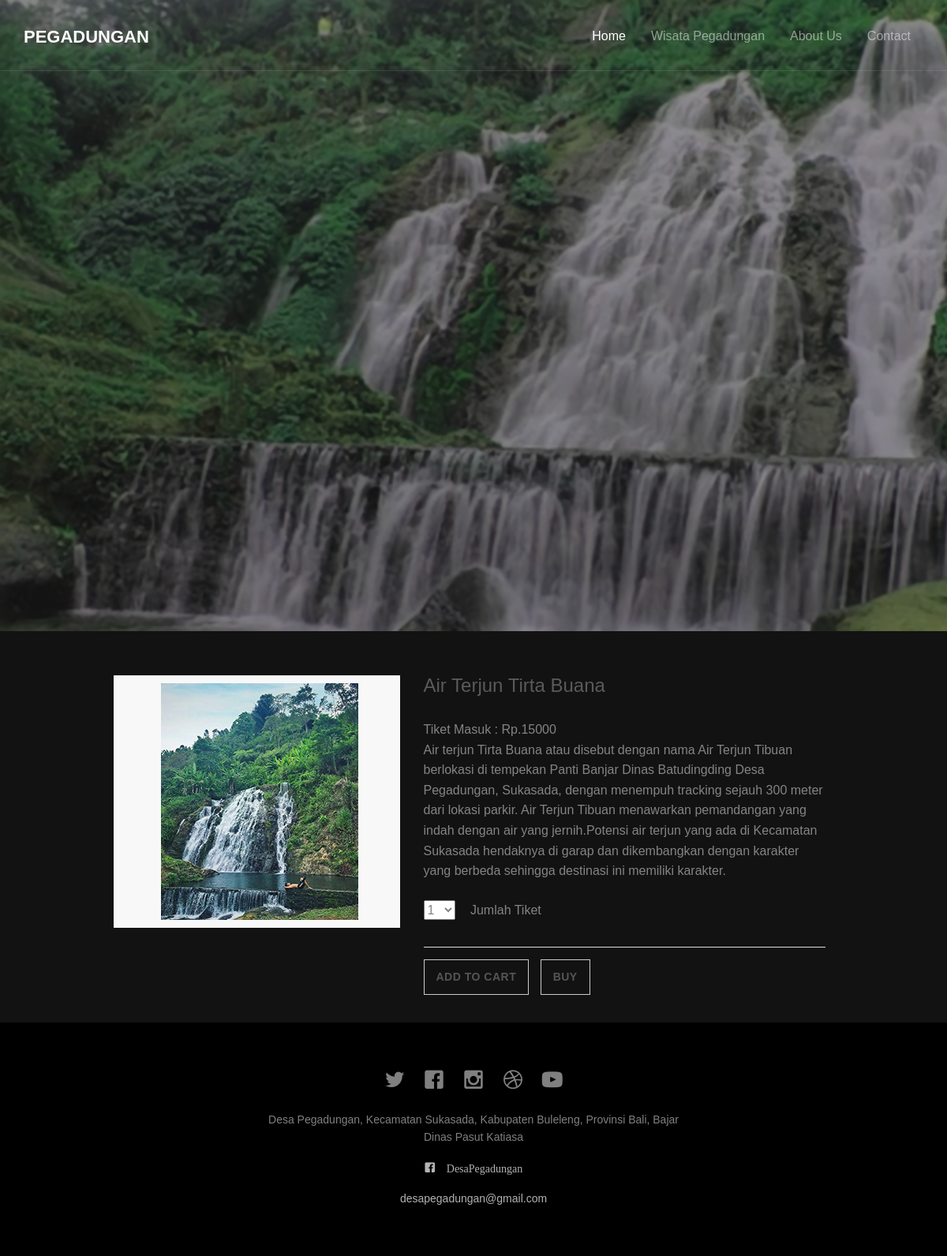
Screenshot of /index.php/frontend/tirta_buana with the database file from the repository.
### tables this page shows
CREATE TABLE `tb_wisata` (
  `id_wisata` int(20) NOT NULL,
  `nama_wisata` varchar(25) NOT NULL,
  `informasi_wisata` varchar(500) NOT NULL,
  `harga_tiket` int(20) NOT NULL,
  `tgl_informasi` date NOT NULL,
  `jam_buka` time(6) NOT NULL,
  `jam_tutup` time(6) NOT NULL,
  `foto` varchar(30) NOT NULL
);

### application/controllers/Frontend.php (called while the page is built, shortened)
<?php
class Frontend extends CI_Controller{
    function __construct()
    { parent :: __construct();
        $this->load->model('M_frontend');
        $this->load->helper('url_helper');
    }
    function tirta_buana(){
        $data['title']="Air Terjun Tirta Buana";
        $data['meta']="Dhama Putra";
        $data['beranda']="tirta_buana";
        $data['tb_wisata'] = $this->M_frontend->tirta_buana();
    $this->load->view('tirta_buana',$data);
    }
}?>

### index.php (called while the page is built, shortened)
<?php
require_once BASEPATH.'core/CodeIgniter.php';

### application/models/M_frontend.php (called while the page is built, shortened)
<?php
class M_frontend extends CI_Model{
    function tirta_buana(){
        $this->db->where('nama_wisata','Air Terjun Tirta Buana');
        $data=$this->db->get('tb_wisata')->result();
        return $data;
    }
}?>

### application/views/tirta_buana.php (the view, shortened to what this page needs)
    <link href="<?=base_url();?>assets1/css/font-awesome.css" rel="stylesheet">
    <link href="<?=base_url();?>assets1/css/bootstrap.css" rel="stylesheet">
    <link href="<?=base_url();?>assets1/css/jquery.smartmenus.bootstrap.css" rel="stylesheet">
    <link rel="stylesheet" type="text/css" href="<?=base_url();?>assets1/css/jquery.simpleLens.css">
    <link rel="stylesheet" type="text/css" href="<?=base_url();?>assets1/css/slick.css">
    <link rel="stylesheet" type="text/css"href="<?=base_url();?>assets1/css/nouislider.css">
    <link id="switcher" href="<?=base_url();?>assets1/css/theme-color/default-theme.css" rel="stylesheet">
    <link href="<?=base_url();?>assets1/css/sequence-theme.modern-slide-in.css" rel="stylesheet" media="all">
    <link href="<?=base_url();?>assets1/css/style.css" rel="stylesheet">
<!DOCTYPE html>
 <html class="no-js">
	<head>
	<link rel="stylesheet" href="<?=base_url();?>assets/css/animate.css">
	<link rel="stylesheet" href="<?=base_url();?>assets/css/icomoon.css">
	<link rel="stylesheet" href="<?=base_url();?>assets/css/bootstrap.css">
	<link rel="stylesheet" href="<?=base_url();?>assets/css/superfish.css">
	<link rel="stylesheet" href="<?=base_url();?>assets/css/style.css">
	</head>
	<body>
		<div id="fh5co-wrapper">
		<div id="fh5co-page">
		<div id="fh5co-header">
			<header id="fh5co-header-section">
				<div class="container">
					<div class="nav-header">
						<h1 id="fh5co-logo"><a href="<?=base_url();?>assets/index.html">Pegadungan</a></h1>
						<nav id="fh5co-menu-wrap" role="navigation">
							<ul class="sf-menu" id="fh5co-primary-menu">
								<li class="active">
                <a href="<?php echo base_url().'index.php/frontend'?>">Home</a>
								</li>
								<li>
									<a href="">Wisata Pegadungan</a>
								</li>
								<li>
									<a href="" class="fh5co-sub-ddown">About Us</a>
								<li><a href="">Contact</a></li>
							</ul>
						</nav>
					</div>
				</div>
			</header>
		</div>
		<div class="fh5co-hero">
			<div class="fh5co-overlay"></div>
			<div class="fh5co-cover text-center" data-stellar-background-ratio="0.5" style="background-image: url(<?php echo base_url("assets/images/nwdn_file_temp_1604207995916.jpg");?>);">
			</div>
		</div>
<br>
  <section id="aa-product-details">
    <div class="container">
      <div class="row">
        <div class="col-md-12">
          <div class="aa-product-details-area">
            <div class="aa-product-details-content">
              <div class="row">
                <div class="col-md-5 col-sm-5 col-xs-12">
                  <div class="aa-product-view-slider">
                    <div id="demo-1" class="simpleLens-gallery-container">
                      <div class="simpleLens-container">
					  <?php foreach($tb_wisata as $val){?>
                        <div class="simpleLens-big-image-container"><a data-lens-image="<?=base_url('assets/images/img/'.$val->foto);?>" class="simpleLens-lens-image"><img src="<?=base_url('assets/images/img/'.$val->foto);?>" class="simpleLens-big-image"></a></div>
						<?php } ?>
					</div>
                    </div>
                  </div>
                </div>
                <div class="col-md-7 col-sm-7 col-xs-12">
                  <div class="aa-product-view-content">
				  <?php foreach($tb_wisata as $val){?>
					<h3><?=$val->nama_wisata;?></h3>
					<?php } ?>
                    <div class="aa-price-block">
					<?php foreach($tb_wisata as $val){?>
					  <span class="aa-product-view-price">Tiket Masuk : Rp.<?=$val->harga_tiket;?></span>
                    </div>
                    <p><?=$val->informasi_wisata;?></p>
					<?php } ?>
					<div class="aa-prod-quantity">
                      <form action="">
                        <select id="" name="">
                          <option selected="1" value="0">1</option>
                        </select>
					  </form>
					  <p class="aa-prod-category">
                        Jumlah Tiket
                      </p>
					</div>
                    <div class="aa-prod-view-bottom">
                      <a class="aa-add-to-cart-btn" href="#">Add To Cart</a>
                      <a class="aa-add-to-cart-btn" href="#">Buy</a>
                    </div>
                  </div>
                </div>
              </div>
            </div>
            </div>
            </div>
          </div>
        </div>
      </div>
    </div>
<br>
		<footer>
			<div id="footer">
				<div class="container">
					<div class="row">
						<div class="col-md-6 col-md-offset-3 text-center">
							<p class="fh5co-social-icons">
								<a href="<?=base_url();?>assets/#"><i class="icon-twitter2"></i></a>
								<a href="<?=base_url();?>assets/#"><i class="icon-facebook2"></i></a>
								<a href="<?=base_url();?>assets/#"><i class="icon-instagram"></i></a>
								<a href="<?=base_url();?>assets/#"><i class="icon-dribbble2"></i></a>
								<a href="<?=base_url();?>assets/#"><i class="icon-youtube"></i></a>
							</p>
              <p><a href="https://www.google.co.id/maps/place/Kantor+Desa+Pegadungan/@-8.1543724,115.1345871,17z/data=!3m1!4b1!4m5!3m4!1s0x2dd190342e6124f1:0xbcfe933cca1bcac4!8m2!3d-8.1543777!4d115.1367758?hl=id"> Desa Pegadungan, Kecamatan Sukasada, Kabupaten Buleleng, Provinsi Bali, Bajar Dinas Pasut Katiasa </a></p>
							<p><i class="icon-facebook2">&nbsp; DesaPegadungan</i></p>
							<p>desapegadungan@gmail.com</p>
  						</div>
					</div>
				</div>
			</div>
		</footer>
	</body>
</html>

### assets/css/icomoon.css (style rules this page uses)
[class^="icon-"], [class*=" icon-"] { font-family: 'icomoon' !important; speak: none; font-style: normal; font-weight: normal; font-variant: normal; text-transform: none; line-height: 1; -webkit-font-smoothing: antialiased; -moz-osx-font-smoothing: grayscale; }
.icon-dribbble2:before { content: "\ea66"; }
.icon-facebook2:before { content: "\ea68"; }
.icon-instagram:before { content: "\ea70"; }
.icon-twitter2:before { content: "\ea7d"; }
.icon-youtube:before { content: "\ea81"; }

### assets/css/superfish.css (style rules this page uses)
.sf-menu, .sf-menu * { margin: 0; padding: 0; list-style: none; }
.sf-menu li { position: relative; }
.sf-menu > li { float: left; }
.sf-menu a { display: block; position: relative; }
.sf-menu { float: left; margin-bottom: 1em; }
.sf-menu a { border-left: 1px solid #fff; border-top: 1px solid #dFeEFF; border-top: 1px solid rgba(255,255,255,.5); padding: .75em 1em; text-decoration: none; zoom: 1; }
.sf-menu a { color: #13a; }
.sf-menu li { background: #BDD2FF; white-space: nowrap; *white-space: normal; -webkit-transition: background .2s; transition: background .2s; }

### assets/css/style.css (style rules this page uses)
body { font-family: "Raleway", Arial, sans-serif; line-height: 1.6; font-size: 16px; background: #121212; color: #848484; font-weight: 300; overflow-x: hidden; }
a { color: #fff; -webkit-transition: 0.5s; -o-transition: 0.5s; transition: 0.5s; }
p, ul, ol { margin-bottom: 1.5em; font-size: 16px; color: #848484; font-family: "Raleway", Arial, sans-serif; }
h1, h2, h3, h4, h5, h6 { color: #5a5a5a; font-family: "Raleway", Arial, sans-serif; font-weight: 400; margin: 0 0 30px 0; }
#fh5co-header { position: relative; margin-bottom: 0; z-index: 9999999; }
.fh5co-cover, .fh5co-hero { position: relative; height: 800px; }
.fh5co-overlay { position: absolute !important; width: 100%; top: 0; left: 0; bottom: 0; right: 0; z-index: 1; background: rgba(0, 0, 0, 0.4); }
.fh5co-cover { background-size: cover; position: relative; }
.sf-menu { margin: 0.4em 0 0 0 !important; }
.sf-menu { float: right; }
.sf-menu a { color: rgba(255, 255, 255, 0.5); padding: 0.75em 1em !important; font-weight: normal; border-left: none; border-top: none; border-top: none; text-decoration: none; zoom: 1; font-size: 16px; border-bottom: none !important; }
.sf-menu li, .sf-menu ul li, .sf-menu ul ul li, .sf-menu li:hover, .sf-menu li.sfHover { background: transparent; }
.sf-menu li:hover a, .sf-menu li.sfHover a, .sf-menu ul li:hover a, .sf-menu ul li.sfHover a, .sf-menu li.active a { color: #fff; }
#fh5co-header-section { padding: 0; position: absolute; top: 0; left: 0; width: 100%; z-index: 2; border-bottom: 1px solid rgba(255, 255, 255, 0.1); }
.nav-header { position: relative; float: left; width: 100%; }
#fh5co-logo { position: relative; z-index: 2; font-size: 22px; text-transform: uppercase; margin-top: 35px; font-weight: 700; float: left; }
#fh5co-logo a { color: #fff; }
#fh5co-menu-wrap { position: relative; z-index: 2; display: block; float: right; margin-top: 15px; }
#fh5co-menu-wrap .sf-menu a { padding: 1em .75em; }
.fh5co-social-icons > a { padding: 4px 10px; color: #264E86; }
.fh5co-social-icons > a i { font-size: 26px; }
#footer { float: left; width: 100%; clear: both; background: #000; padding: 60px 0 40px; }
#footer p { color: rgba(255, 255, 255, 0.7); font-size: 14px; }
#footer p a { color: rgba(255, 255, 255, 0.5); }
#fh5co-wrapper { overflow-x: hidden; position: relative; }
#fh5co-page { position: relative; -webkit-transition: 0.5s; -o-transition: 0.5s; transition: 0.5s; }

### rows the page displays
tb_wisata: foto (picture), nama_wisata "Air Terjun Tirta Buana", harga_tiket "15000", informasi_wisata "Air terjun Tirta Buana atau disebut dengan nama Air Terjun Tibuan berlokasi di tempekan Panti Banjar Dinas Batudingding Desa Pegadungan, Sukasada, dengan menempuh tracking sejauh 300 meter dari lokasi parkir. Air Terjun Tibuan menawarkan pemandangan yang indah dengan air yang jernih.Potensi air terjun yang ada di Kecamatan Sukasada hendaknya di garap dan dikembangkan dengan karakter yang berbeda sehingga destinasi ini memiliki karakter."
